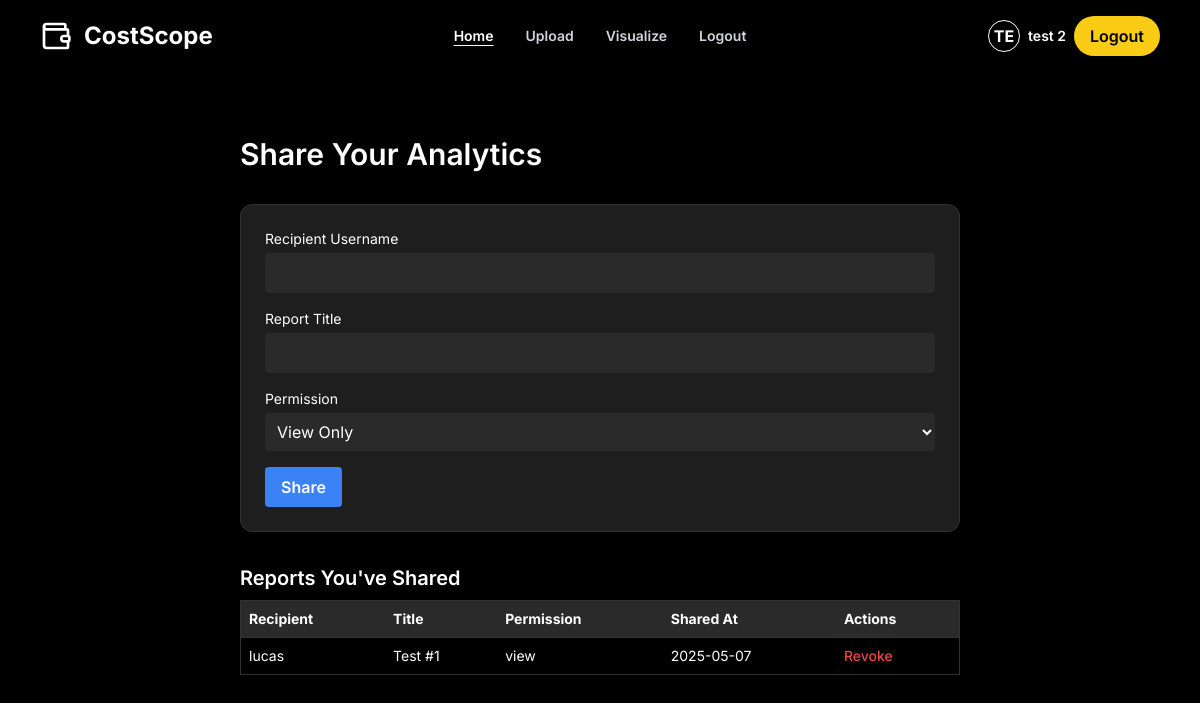
Screenshot of /share (signed in) with the database file from the repository.
### app/models.py (models this page shows)
class User(db.Model, UserMixin):
    id = db.Column(db.Integer, primary_key=True)
    username = db.Column(db.String(80), unique=True, nullable=False)
    password_hash = db.Column(db.String(128), nullable=False)
    expenses = db.relationship('Expense', backref='user', lazy=True)

class SharedReport(db.Model):
    id = db.Column(db.Integer, primary_key=True)
    owner_id = db.Column(db.Integer, db.ForeignKey('user.id'), nullable=False)
    recipient_username = db.Column(db.String(100), nullable=False)
    report_title = db.Column(db.String(100), nullable=False)
    permission = db.Column(db.String(20), default='view')  # Can be 'view' or 'comment'
    timestamp = db.Column(db.DateTime, default=datetime.utcnow)
    owner = db.relationship('User', backref='shared_reports')

### app/routes.py (the view, shortened to what this page needs)
@main.route('/share', methods=['GET', 'POST'])
@login_required
def share_data():
    sent_reports = SharedReport.query.filter_by(owner_id=current_user.id).order_by(SharedReport.timestamp.desc()).all()
    received_reports = SharedReport.query.filter_by(recipient_username=current_user.username).all()
    return render_template('share.html', shared_reports=sent_reports)

### app/__init__.py (called while the page is built)
def create_app(testing=False):
    app = Flask(__name__)
    app.config['SECRET_KEY'] = 'dev'
    if testing:
        app.config['TESTING'] = True
        app.config['SQLALCHEMY_DATABASE_URI'] = 'sqlite:///:memory:'
        app.config['WTF_CSRF_ENABLED'] = False  # Disable CSRF for form testing
    else:
        app.config['SQLALCHEMY_DATABASE_URI'] = 'sqlite:///studysync.db'
        app.config['WTF_CSRF_ENABLED'] = True
    db.init_app(app)
    migrate.init_app(app, db)
    login_manager.init_app(app)
    @login_manager.user_loader
    def load_user(user_id):
        return User.query.get(int(user_id))
    from .routes import main as main_blueprint
    app.register_blueprint(main_blueprint)
    return app

### app/templates/share.html (shortened to what this page needs)
{% extends "base.html" %}
{% block content %}
<div class="max-w-3xl mx-auto text-white p-6 space-y-8">
  <h1 class="text-3xl font-semibold">Share Your Analytics</h1>
  <form method="POST" action="{{ url_for('main.share_data') }}" class="space-y-4 bg-[#1e1e1e] p-6 rounded-xl border border-[#333]">
    <div>
      <label class="block mb-1 text-sm">Recipient Username</label>
      <input name="recipient" class="w-full p-2 bg-[#2a2a2a] rounded" required />
    </div>
    <div>
      <label class="block mb-1 text-sm">Report Title</label>
      <input name="title" class="w-full p-2 bg-[#2a2a2a] rounded" required />
    </div>
    <div>
      <label class="block mb-1 text-sm">Permission</label>
      <select name="permission" class="w-full p-2 bg-[#2a2a2a] rounded">
        <option value="view">View Only</option>
      </select>
    </div>
    <button type="submit" class="bg-blue-500 px-4 py-2 rounded font-semibold hover:bg-blue-600 transition">
      Share
    </button>
  </form>
  <div class="mt-10">
    <h2 class="text-xl font-semibold mb-2">Reports You've Shared</h2>
    {% if shared_reports %}
      <table class="w-full text-sm border border-[#333]">
        <thead class="bg-[#2a2a2a]">
          <tr>
            <th class="p-2 text-left">Recipient</th>
            <th class="p-2 text-left">Title</th>
            <th class="p-2 text-left">Permission</th>
            <th class="p-2 text-left">Shared At</th>
            <th class="p-2 text-left">Actions</th>
          </tr>
        </thead>
        <tbody>
          {% for report in shared_reports %}
          <tr class="border-t border-[#333]">
            <td class="p-2">{{ report.recipient_username }}</td>
            <td class="p-2">{{ report.report_title }}</td>
            <td class="p-2">{{ report.permission }}</td>
            <td class="p-2">{{ report.timestamp.strftime('%Y-%m-%d') }}</td>
            <td class="p-2">
              <form method="POST" action="{{ url_for('main.revoke_report', report_id=report.id) }}">
                <button type="submit" class="text-red-500 hover:text-red-700 text-sm font-medium">
                  Revoke
                </button>
              </form>
            </td>
          </tr>
          {% endfor %}
        </tbody>
      </table>
    {% else %}
      <p class="text-sm text-gray-400">No reports shared yet.</p>
    {% endif %}
  </div>
</div>
{% endblock %}

### app/templates/base.html (shortened to what this page needs)
<!DOCTYPE html>
<html lang="en">
<head>
  <script src="https://cdn.tailwindcss.com"></script>
</head>
<body class="bg-black text-white min-h-screen flex flex-col">
  <header class="relative w-full px-10 py-4 flex justify-between items-center bg-black">
    <div class="flex items-center gap-3">
      <i data-lucide="wallet" class="w-8 h-8 text-white"></i>
      <strong class="text-2xl font-bold">CostScope</strong>
    </div>
<nav class="absolute left-1/2 transform -translate-x-1/2 flex gap-8 text-sm font-semibold">
  <a href="{{ url_for('main.home') }}"
     class="text-white underline underline-offset-4">
    Home
  </a>
  {% if current_user.is_authenticated %}
    <a href="{{ url_for('main.upload') }}"
       class="text-gray-300 hover:text-white transition">
      Upload
    </a>
    <a href="{{ url_for('main.visualise') }}"
       class="text-gray-300 hover:text-white transition">
      Visualize
    </a>
    <a href="{{ url_for('main.logout') }}"
       class="text-gray-300 hover:text-white transition">
      Logout
    </a>
  {% endif %}
</nav>
    <div class="flex items-center gap-4">
      {% if current_user.is_authenticated %}
        <div class="flex items-center gap-2">
          <div class="w-8 h-8 rounded-full border border-white flex items-center justify-center font-bold text-white">
            {{ current_user.username[:2]|upper }}
          </div>
          <span class="text-sm font-semibold">{{ current_user.username }}</span>
          <a href="{{ url_for('main.logout') }}"
             class="bg-yellow-400 hover:bg-yellow-500 text-black font-semibold px-4 py-2 rounded-full transition">
            Logout
          </a>
        </div>
      {% else %}
        <a href="{{ url_for('main.login') }}" class="text-sm text-white hover:underline">Login</a>
        <a href="{{ url_for('main.register') }}"
           class="bg-yellow-400 hover:bg-yellow-500 text-black font-semibold px-4 py-2 rounded-full transition">
          Sign Up
        </a>
      {% endif %}
    </div>
  </header>
  <main class="flex-grow px-4 py-10">
    {% block content %}{% endblock %}
  </main>
</body>
</html>

### app/templates/base.html (style rules this page uses)
body { font-family: 'Inter', sans-serif; }

### rows the page displays
User: username "TE", username "test 2"
SharedReport: recipient_username "lucas", report_title "Test #1", permission "view", timestamp "2025-05-07"
